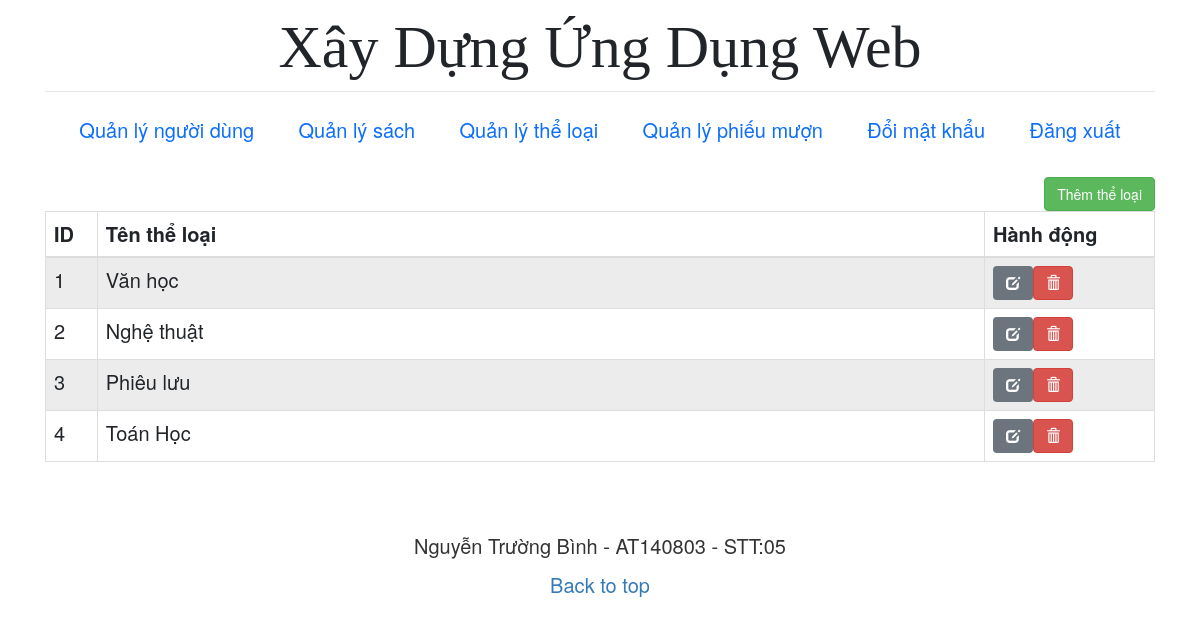
The app's page /categories/index.php (signed in), older data.
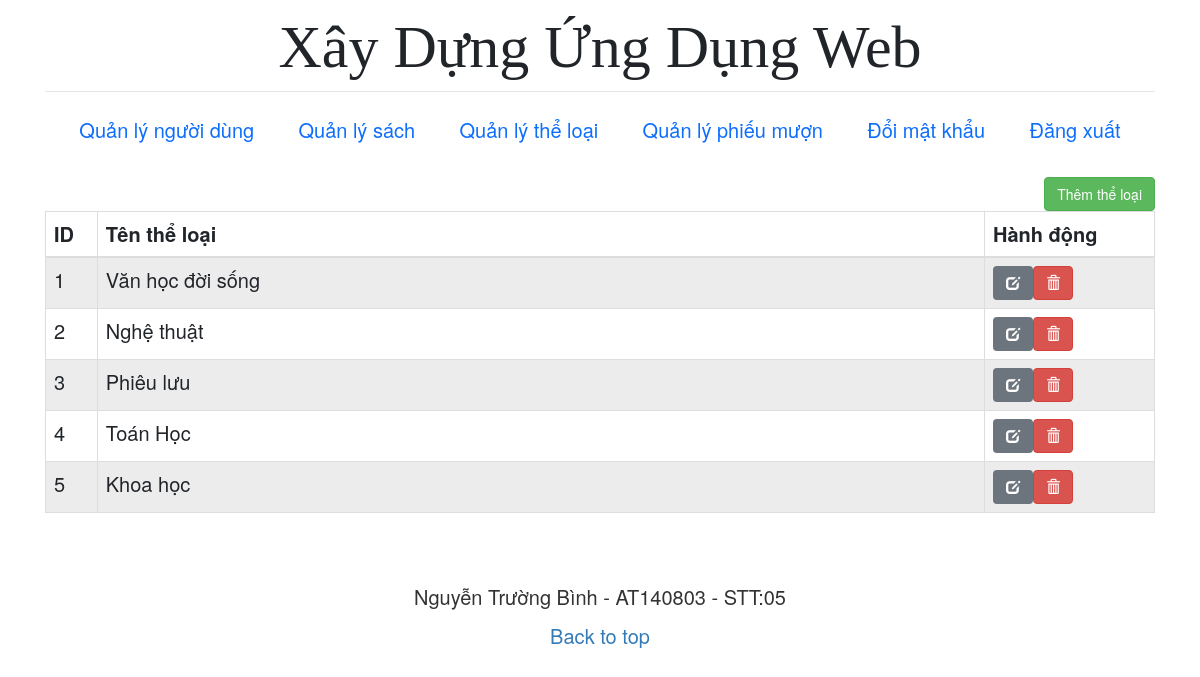
The same page, newer data.
### tables this page shows
CREATE TABLE `categories` (
  `id` int(11) NOT NULL,
  `name` text NOT NULL
);

### libs/checkPermission.php (called while the page is built)
<?php
    function checkPermission($conn, $role_id, $permission_id){
        $sql ="SELECT * FROM roles_permissions
        LEFT JOIN users ON users.role_id = roles_permissions.role_id
        WHERE users.role_id = $role_id
        AND roles_permissions.perm_id = $permission_id";
        $result = mysqli_query($conn, $sql);
        $rows = mysqli_num_rows($result);
        if ($rows == 0) {
            return false;
        } else {
            return true;
        };
    }

### categories/index.php (the view, shortened to what this page needs)
<?php include "../includes/header.php"; ?>
<?php
require_once("../libs/connection.php");
require_once("../libs/checkPermission.php");
if (checkPermission($conn, $_SESSION['role_id'], 8)) {
?>
  <main class="container">
    <a href="create.php" class="btn btn-success pull-right">Thêm thể loại</a>
    <?php
    $sql = "SELECT * FROM categories";
    if ($result = mysqli_query($conn, $sql)) {
      if (mysqli_num_rows($result) > 0) {
        echo "<table class='table table-bordered table-striped'>";
        echo "<thead>";
        echo "<tr>";
        echo "<th>ID</th>";
        echo "<th style='width: 80%;'>Tên thể loại</th>";
        echo "<th>Hành động</th>";
        echo "</tr>";
        echo "</thead>";
        echo "<tbody>";
        $i=1;
        while ($row = mysqli_fetch_array($result)) {
          echo "<tr>";
          echo "<td>" . $i++ . "</td>";
          echo "<td>" . $row['name'] . "</td>";
          echo "<td>";
          echo "<a href='edit.php?id=" . $row['id'] . "' class='btn btn-secondary'><span class='glyphicon glyphicon-edit'></span></a>";
          echo "<a href='delete.php?id=" . $row['id'] . "' class='btn btn-danger'><span class='glyphicon glyphicon-trash'></span></a>";
          echo "</td>";
          echo "</tr>";
        }
        echo "</tbody>";
        echo "</table>";
      } else {
        echo "<p class='lead'><em>Không tìm thấy bản ghi.</em></p>";
      }
    } else {
      echo "ERROR: Không thể thực thi $sql. " . mysqli_error($conn);
    }
    ?>
  </main>
<?php
} else {
  header('Location: ../errors/403.php');
}
?>
<?php include "../includes/footer.php" ?>

Row changes from the older to the newer data that the page shows:
changed categories: name "Văn học" → "Văn học đời sống"
added categories: name "Khoa học"
